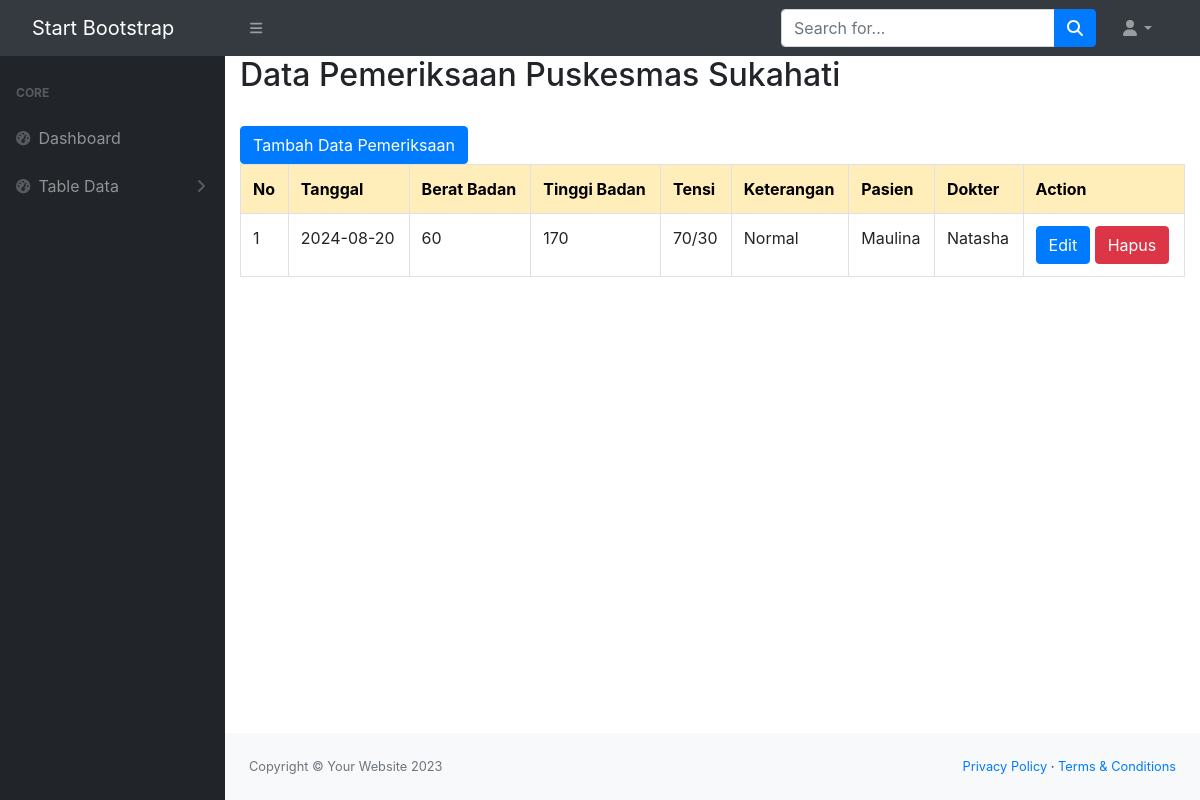
The page /table_periksa.php on the database its author committed.
### tables this page shows
CREATE TABLE `periksa` (
  `id` int(11) NOT NULL,
  `tanggal` date DEFAULT NULL,
  `berat` double DEFAULT NULL,
  `tinggi` double DEFAULT NULL,
  `tensi` varchar(20) DEFAULT NULL,
  `keterangan` varchar(100) DEFAULT NULL,
  `pasien_id` int(11) DEFAULT NULL,
  `dokter_id` int(11) DEFAULT NULL
);

CREATE TABLE `pasien` (
  `id_pasien` int(11) NOT NULL,
  `kode` varchar(10) NOT NULL,
  `nama` varchar(45) NOT NULL,
  `tmp_lahir` varchar(30) NOT NULL,
  `tgl_lahir` date NOT NULL,
  `gender` char(1) NOT NULL,
  `email` varchar(50) NOT NULL,
  `alamat` varchar(100) NOT NULL,
  `kelurahan_id` int(11) NOT NULL
);

CREATE TABLE `dokter` (
  `id` int(11) NOT NULL,
  `nama` varchar(45) DEFAULT NULL,
  `gender` char(1) DEFAULT NULL,
  `tmp_lahir` varchar(30) DEFAULT NULL,
  `tgl_lahir` date DEFAULT NULL,
  `kategori` enum('Umum','Spesialis','Bidan','Dokter Gigi','Anestesi','Bedah','Genikolog') DEFAULT NULL,
  `telpon` varchar(20) DEFAULT NULL,
  `alamat` varchar(20) DEFAULT NULL,
  `unit_kerja_id` int(11) DEFAULT NULL
);

### table_periksa.php (the view, shortened to what this page needs)
<?php
require_once 'koneksi.php';
?>
<!DOCTYPE html>
<html lang="en">
<head>
    <link rel="stylesheet" href="https://stackpath.bootstrapcdn.com/bootstrap/4.1.3/css/bootstrap.min.css">
</head>
<body>
    <div class="container">
        <h2>Data Pemeriksaan Puskesmas Sukahati</h2>
        <a href="create_periksa.php" class='btn btn-primary mt-4'>Tambah Data Pemeriksaan</a>
        <table class="table table-bordered">
            <tr class="table-warning">
                <th>No</th>
                <th>Tanggal</th>
                <th>Berat Badan</th>
                <th>Tinggi Badan</th>
                <th>Tensi</th>
                <th>Keterangan</th>
                <th>Pasien</th>
                <th>Dokter</th>
                <th>Action</th>
            </tr>
            <?php
                                                $nomer = 1;
                                                $sql = "SELECT periksa.*, pasien.nama as nama_pasien, dokter.nama as nama_dokter
                                                FROM periksa
                                                INNER JOIN pasien ON periksa.pasien_id = pasien.id_pasien
                                                INNER JOIN dokter ON periksa.dokter_id = dokter.id";
                                        $stmt = $dbh->prepare($sql);
                                        $stmt->execute();
                                        $result = $stmt->fetchAll();
                                                foreach ($result as $periksa) { ?>
            <tr>
                <td>
                    <?= $nomer++; ?>
                </td>
                <td>
                    <?= $periksa['tanggal']; ?>
                </td>
                <td>
                    <?= $periksa['berat']; ?>
                </td>
                <td>
                    <?= $periksa['tinggi']; ?>
                </td>
                <td>
                    <?= $periksa['tensi']; ?>
                </td>
                <td>
                    <?= $periksa['keterangan']; ?>
                </td>
                <td>
                    <?= $periksa['nama_pasien']; ?>
                </td>
                <td>
                    <?= $periksa['nama_dokter']; ?>
                </td>
                <td>
                    <a href="edit_periksa.php?id=<?=$periksa['id'];?>" class="btn btn-primary">Edit</a>
                    <a href="proses_periksa.php?id=<?=$periksa['id'];?>" class="btn btn-danger">Hapus</a>
                </td>
            </tr>
            <?php
            }
            ?>
        </table>
    </div>
</body>
</html>

### rows shown on the page
periksa: tanggal "2024-08-20", berat "60", tinggi "170", tensi "70/30", keterangan "Normal", pasien.nama "Maulina", dokter.nama "Natasha"
